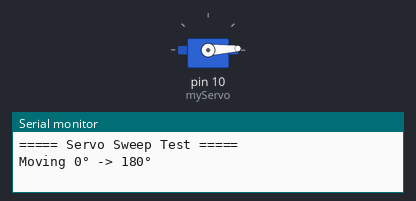
Bench run of a sketch on a simulated Arduino Uno, built with avr-gcc and run on an emulated ATmega328P. Parts: servo, the last lines printed to the serial monitor.

Above: at 0.05 s.
At 1.45 s:
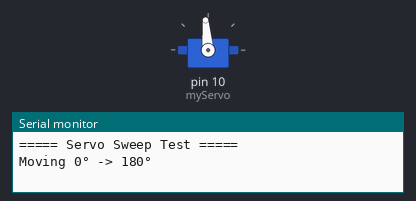
At 2.85 s:
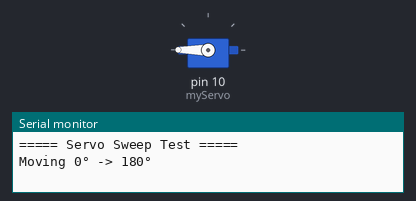
At 5.65 s:
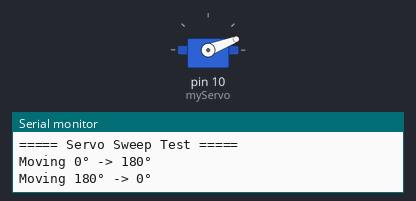
Timing chart, 0 to 8.4 s (numbered marks = the images above):
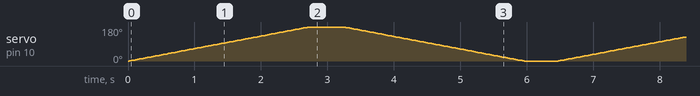

The sketch:

Practical_50.ino
```cpp
/*
==========================================
Practical-50 : Smooth Servo Sweep
Servo Pin : D10
==========================================
*/

#include <Servo.h>

Servo myServo;

void setup()
{
  Serial.begin(9600);

  myServo.attach(10);

  Serial.println("===== Servo Sweep Test =====");
}

void loop()
{
  Serial.println("Moving 0° -> 180°");

  for(int angle = 0; angle <= 180; angle++)
  {
    myServo.write(angle);
    delay(15);
  }

  delay(500);

  Serial.println("Moving 180° -> 0°");

  for(int angle = 180; angle >= 0; angle--)
  {
    myServo.write(angle);
    delay(15);
  }

  delay(500);
}
```
